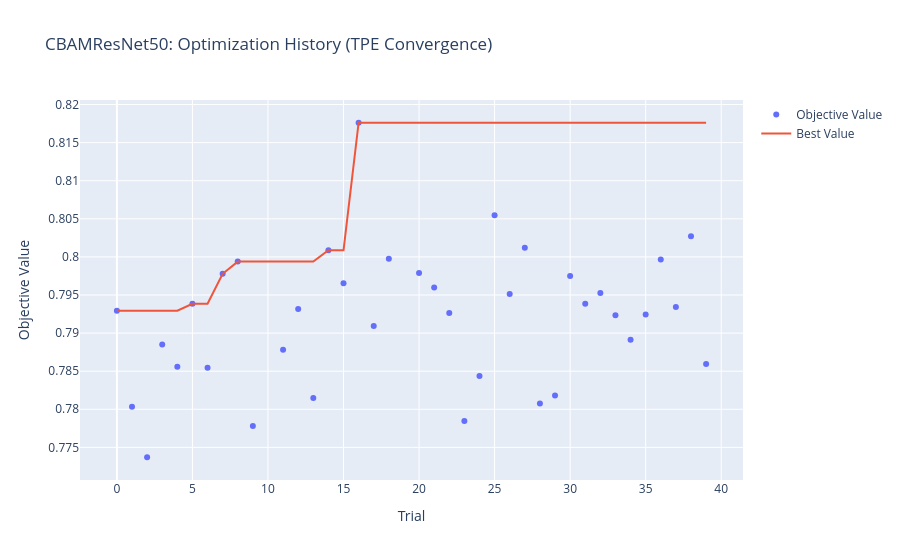

Here is the notebook cell this chart was saved with:
### Markdown cell above
#### CBAMResNet50 Visualizations

### Code cell
fig = plot_optimization_history(study_cbam)
fig.update_layout(title=f'{model_name}: Optimization History (TPE Convergence)')
fig.write_image(os.path.join(config.viz_dir, f'{model_name}_opt_history.png'), scale=2)
fig.show()

### Figure 1 — Plotly figure (JSON) as saved in the notebook; plotly's stock layout.template omitted (floating-point values rounded to 4 significant figures)
{"data": [{"mode": "markers", "name": "Objective Value", "type": "scatter", "x": [0, 1, 2, 3, 4, 5, 6, 7, 8, 9, 11, 12, 13, 14, 15, 16, 17, 18, 20, 21, 22, 23, 24, 25, 26, 27, 28, 29, 30, 31, 32, 33, 34, 35, 36, 37, 38, 39], "y": [0.7929, 0.7803, 0.7737, 0.7885, 0.7856, 0.7939, 0.7854, 0.7978, 0.7994, 0.7778, 0.7878, 0.7932, 0.7815, 0.8009, 0.7966, 0.8176, 0.7909, 0.7998, 0.7979, 0.796, 0.7926, 0.7784, 0.7844, 0.8055, 0.7951, 0.8012, 0.7808, 0.7818, 0.7975, 0.7939, 0.7953, 0.7924, 0.7891, 0.7924, 0.7996, 0.7934, 0.8027, 0.786]}, {"mode": "lines", "name": "Best Value", "type": "scatter", "x": [0, 1, 2, 3, 4, 5, 6, 7, 8, 9, 10, 11, 12, 13, 14, 15, 16, 17, 18, 19, 20, 21, 22, 23, 24, 25, 26, 27, 28, 29, 30, 31, 32, 33, 34, 35, 36, 37, 38, 39], "y": [0.7929, 0.7929, 0.7929, 0.7929, 0.7929, 0.7939, 0.7939, 0.7978, 0.7994, 0.7994, 0.7994, 0.7994, 0.7994, 0.7994, 0.8009, 0.8009, 0.8176, 0.8176, 0.8176, 0.8176, 0.8176, 0.8176, 0.8176, 0.8176, 0.8176, 0.8176, 0.8176, 0.8176, 0.8176, 0.8176, 0.8176, 0.8176, 0.8176, 0.8176, 0.8176, 0.8176, 0.8176, 0.8176, 0.8176, 0.8176]}, {"marker": {"color": "#cccccc"}, "mode": "markers", "name": "Infeasible Trial", "showlegend": false, "type": "scatter", "x": [], "y": []}], "layout": {"title": {"text": "CBAMResNet50: Optimization History (TPE Convergence)"}, "xaxis": {"title": {"text": "Trial"}}, "yaxis": {"title": {"text": "Objective Value"}}}}
